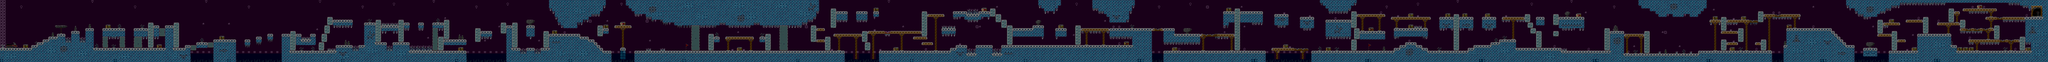

Below is a game level as drawn by its tile map, then a one-line description and the .tmx that defines it (tile-layer data replaced by summaries):
An orthogonal 720x22 tile map with 8x8 px tiles, 2 tile layers (gfx, map), 2 tilesets.

<map version="1.9" tiledversion="1.9.2" orientation="orthogonal" renderorder="left-up" width="720" height="22" tilewidth="8" tileheight="8" infinite="0" nextlayerid="4" nextobjectid="1">
 <editorsettings>
  <export target="../Level/lev1.csv" format="csv" />
 </editorsettings>
 <tileset firstgid="1" name="tile_snow" tilewidth="8" tileheight="8" tilecount="256" columns="16">
  <image source="../res/tile_snow.bmp" width="128" height="128" />
 </tileset>
 <tileset firstgid="257" name="code" tilewidth="8" tileheight="8" tilecount="256" columns="16">
  <image source="../res/code.bmp" width="128" height="128" />
 </tileset>
 <layer id="1" name="gfx" width="720" height="22" opacity="0.39">
  <data>[15840 cells, 15840 non-empty, 236 distinct tile ids]</data>
 </layer>
 <layer id="3" name="map" width="720" height="22" opacity="0.23">
  <data>[15840 cells, 15840 non-empty, 28 distinct tile ids]</data>
 </layer>
</map>